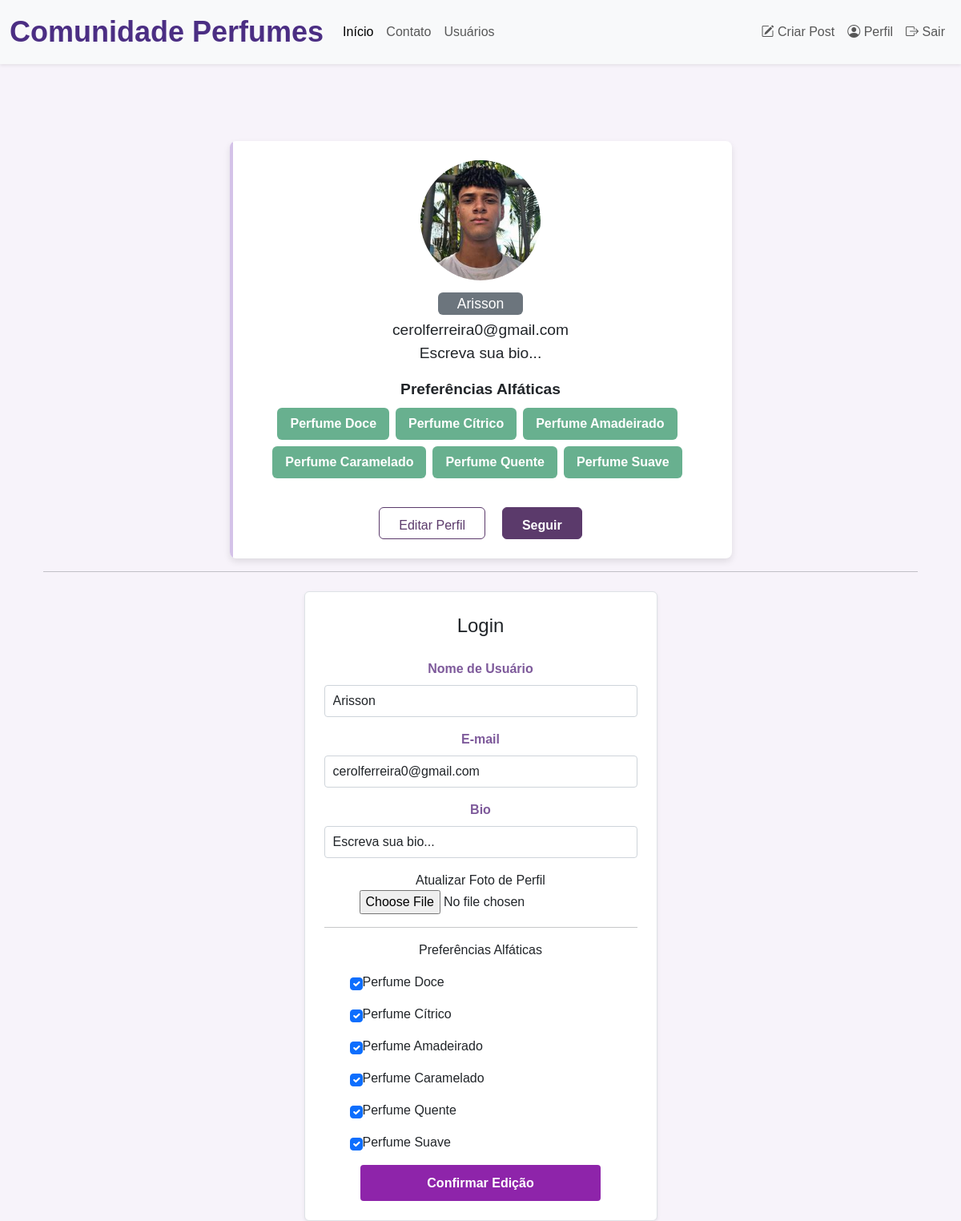
The page /perfil/editar (signed in) on the database its author committed.
### comunidadeperfum/models.py (models this page shows)
class Usuario(database.Model, UserMixin):
    id = database.Column(database.Integer, primary_key=True)
    username = database.Column(database.String, nullable=False)
    email = database.Column(database.String, nullable=False, unique=True)
    senha = database.Column(database.String, nullable=False)
    foto_perfil = database.Column(database.String, default='default.png', nullable=False)
    perfil_bio = database.Column(database.String, default='Escreva sua bio...', nullable=False)
    posts = database.relationship('Post', backref='autor', lazy=True)
    perfumes = database.Column(database.String, nullable=False, default='Não Informado.')

### comunidadeperfum/routes.py (the view)
@app.route('/perfil/editar', methods=['GET', 'POST'])
@login_required
def editar_perfil():
    form = FormEditarPerfil()
    if form.validate_on_submit():
        current_user.username = form.username.data
        current_user.email = form.email.data
        current_user.bio = form.bio.data
        if form.foto_perfil.data:
            nome_imagem = salvar_imagem(form.foto_perfil.data)
            current_user.foto_perfil = nome_imagem
        current_user.perfumes = atualizar_perfumes(form)
        database.session.commit()
        flash(f'Perfil atualizado com sucesso.', 'success')
        return redirect(url_for('perfil'))
    elif request.method == 'GET':
        form.username.data = current_user.username
        form.email.data = current_user.email
        form.bio.data = current_user.perfil_bio
        if form.bio.data:
            current_user.perfil_bio = form.bio.data
        perfumes_usuario = current_user.perfumes.split(';') if current_user.perfumes else []
        for campo in form:
            if 'perfume_' in campo.name:  # Verifica se o campo é de perfume
                if campo.label.text in perfumes_usuario:  # Marca o campo se o perfume estiver nos perfumes do usuário
                    campo.data = True
    foto_perfil = url_for('static', filename=f'images/{current_user.foto_perfil}')
    return render_template('editarperfil.html', foto_perfil=foto_perfil, form=form)

### comunidadeperfum/forms.py (shortened to what this page needs)
class FormEditarPerfil(FlaskForm):
    username = StringField('Nome de Usuário', validators=[DataRequired()])
    email = StringField('E-mail', validators=[DataRequired(), Email()])
    bio = StringField('Bio', validators=[Length(2, 20)])
    foto_perfil = FileField('Atualizar Foto de Perfil', validators=[FileAllowed(['png', 'jpg', 'jpeg'])])
    btn_submit_editarperfil = SubmitField('Confirmar Edição', validators=[])
    perfume_doce = BooleanField('Perfume Doce')
    perfume_citrico = BooleanField('Perfume Cítrico')
    perfume_amadeirado = BooleanField('Perfume Amadeirado')
    perfume_caramelado = BooleanField('Perfume Caramelado')
    perfume_quente = BooleanField('Perfume Quente')
    perfume_suave = BooleanField('Perfume Suave')

### comunidadeperfum/models.py (called while the page is built)
@login_manager.user_loader
def load_usuario(id_usuario):
    return Usuario.query.get(int(id_usuario))

### comunidadeperfum/templates/editarperfil.html (shortened to what this page needs)
{% extends 'perfil.html' %}
{% block form_editar_perfil %}
<div class="container text-center">
    <hr>
    <div class="row justify-content-center">
        <div class="col-md-5">
            <form method="POST" action="" class="border p-4 mt-2 shadow-sm rounded" enctype="multipart/form-data">
                <legend class="text-center mb-4">Login</legend>
                <fieldset>
                    <div class="form-group mb-3">
                        {{ form.username.label(class="form-label") }}
                        {% if form.username.errors %}
                            {{ form.username(class="form-control is-invalid") }}
                            <div class="invalid-feedback">
                                {% for erro in form.username.errors %}
                                    {{ erro }}
                                {% endfor %}
                            </div>
                            {% else %}
                                {{ form.username(class="form-control") }}
                            {% endif %}
                    </div>
                    <div class="form-group mb-3">
                        {{ form.email.label(class="form-label") }}
                        {% if form.email.errors %}
                            {{ form.email(class="form-control is-invalid") }}
                            <div class="invalid-feedback">
                                {% for erro in form.email.errors %}
                                    {{ erro }}
                                {% endfor %}
                            </div>
                            {% else %}
                                {{ form.email(class="form-control") }}
                            {% endif %}
                    </div>
                    <div class="form-group mb-3">
                        {{ form.bio.label(class="form-label") }}
                        {% if form.bio.errors %}
                            {{ form.bio(class="form-control is-invalid") }}
                            <div class="invalid-feedback">
                                {% for erro in form.bio.errors %}
                                    {{ erro }}
                                {% endfor %}
                            </div>
                            {% else %}
                                {{ form.bio(class="form-control") }}
                            {% endif %}
                    </div>
                    <div class="form-group mb-3">
                        {{ form.foto_perfil.label }}
                        {{ form.foto_perfil(class="form-control-file") }}
                    </div>
                    <hr>
                    <p>Preferências Alfáticas</p>
                    {% for campo in form %}
                        {% if 'perfume_' in campo.name %}
                        <div class="form-check mb-3 d-flex align-items-center">
                            {{ campo.label(class="form-check-label order-2") }}
                            {{ campo(class="form-check-input order-1 ms-2") }}
                        </div>
                        {% endif %}
                    {% endfor %}
                </fieldset>
                <button type="submit" name="btn_submit_login" class="btn btn-primary w-100">
                    {{ form.btn_submit_editarperfil.label }}
                </button>
            </form>
        </div>
    </div>
</div>
{% endblock %}

### comunidadeperfum/templates/perfil.html (shortened to what this page needs)
{% extends 'base.html' %}
{% block body %}
<div class="container mt-5 mt-custom">
    <div class="row d-flex justify-content-center">
        <div class="col-md-7">
            <div class="card p-3 py-4">
                <div class="text-center">
                    <img src="{{ foto_perfil }}" width="100" class="rounded-circle">
                </div>
                <div class="text-center mt-3">
                    <span class="bg-secondary p-1 px-4 rounded text-white">{{ current_user.username }}</span>
                    <h5 class="mt-2 mb-0">{{ current_user.email }}</h5>
                    <div class="px-4 mt-1">
                        <p class="fonts">{{ current_user.perfil_bio }}</p>
                    </div>
                    <div class="row justify-content-center">
                        <div class="col col-12" style="text-align: center">
                            <strong>Preferências Alfáticas</strong><br>
                            <div class="d-flex flex-wrap justify-content-center">
                                {% for perfume in current_user.perfumes.split(';') %}
                                    <button type="button" class="btn btn-success mt-2 me-2" disabled>{{ perfume }}</button>
                                {% endfor %}
                            </div>
                        </div>
                    </div>
                     <ul class="social-list">
                        <li></li>
                        <li></li>
                    </ul>
                    <div class="buttons">
                        <a href="{{ url_for('editar_perfil')}}"><button class="btn btn-outline-primary px-4">Editar Perfil</button></a>
                        <button class="btn btn-primary px-4 ms-3">Seguir</button>
                    </div>
                </div>
            </div>
        </div>
    </div>
</div>
{% block form_editar_perfil %}
{% endblock %}
{% endblock %}

### comunidadeperfum/static/style.css (style rules this page uses)
:root { --color-primary: #7e5a9b; --color-secondary: #d4c2e8; --color-accent: #5b3a6b; --color-background: #f7f3fa; --color-text-dark: #333; --color-text-light: #fff; }
body { background: var(--color-background); font-family: Arial, sans-serif; }
form { background: var(--color-text-light); border-radius: 8px; padding: 20px; box-shadow: 0 4px 8px rgba(0, 0, 0, 0.1); }
.form-label { font-weight: bold; color: var(--color-primary); }
.form-control { border-radius: 4px; border: 1px solid var(--color-secondary); transition: border-color 0.3s; }
.btn-primary, .btn-success { font-weight: bold; border: none; background-color: var(--color-primary); color: var(--color-text-light); transition: background-color 0.3s ease; }
a { text-decoration: none; color: var(--color-accent); }
.card { border: none; position: relative; overflow: hidden; border-radius: 8px; cursor: pointer; box-shadow: 0 4px 8px rgba(0, 0, 0, 0.1); }
.card:before { content: ""; position: absolute; left: 0; top: 0; width: 4px; height: 100%; background-color: var(--color-secondary); transform: scaleY(1); transition: all 0.5s; transform-origin: bottom; }
.card:after { content: ""; position: absolute; left: 0; top: 0; width: 4px; height: 100%; background-color: var(--color-accent); transform: scaleY(0); transition: all 0.5s; transform-origin: bottom; }
.social-list { display: flex; list-style: none; justify-content: center; padding: 0; }
.social-list li { padding: 10px; color: var(--color-primary); font-size: 19px; }
.buttons button:nth-child(1) { border: 1px solid var(--color-accent) !important; color: var(--color-accent); height: 40px; }
.buttons button:nth-child(2) { border: 1px solid var(--color-accent) !important; background-color: var(--color-accent); color: var(--color-text-light); height: 40px; }
form { width: 100%; max-width: 700px; min-height: 500px; margin: 0 auto; background: #fff; border-radius: 8px; padding: 20px; box-shadow: 0 4px 8px rgba(0, 0, 0, 0.1); box-sizing: border-box; }
.form-control { width: 100%; max-width: 700px; height: 40px; padding: 10px; border-radius: 4px; border: 1px solid #ced4da; box-sizing: border-box; }
button[type="submit"] { width: 100%; max-width: 300px; height: 45px; background-color: #8E24AA; color: #fff; border: none; border-radius: 4px; cursor: pointer; font-weight: bold; transition: background-color 0.3s ease; }
.container.mt-5 { transform: scale(1); transform-origin: top center; }
.mt-custom { margin-top: 6rem !important; }
.card { padding: 30px; font-size: 1.1rem; }
.card img { width: 150px; height: 150px; }
.card h5, .card strong, .card p { font-size: 1.2rem; }
.card .btn { padding: 10px 10px; font-size: 1rem; }
.card .btn-success { font-size: 1.rem; padding: 8px 16px; }

### rows shown on the page
Usuario: username "Arisson", email "cerolferreira0@gmail.com", perfil_bio "Escreva sua bio..."

### other values the page prints
{{ perfume }} "Perfume Doce" "Perfume Cítrico" "Perfume Amadeirado" "Perfume Caramelado" "Perfume Quente" "Perfume Suave"
{{ campo.label(class="form-check-label order-2") }} "Perfume Doce" "Perfume Cítrico" "Perfume Amadeirado" "Perfume Caramelado" "Perfume Quente" "Perfume Suave"
